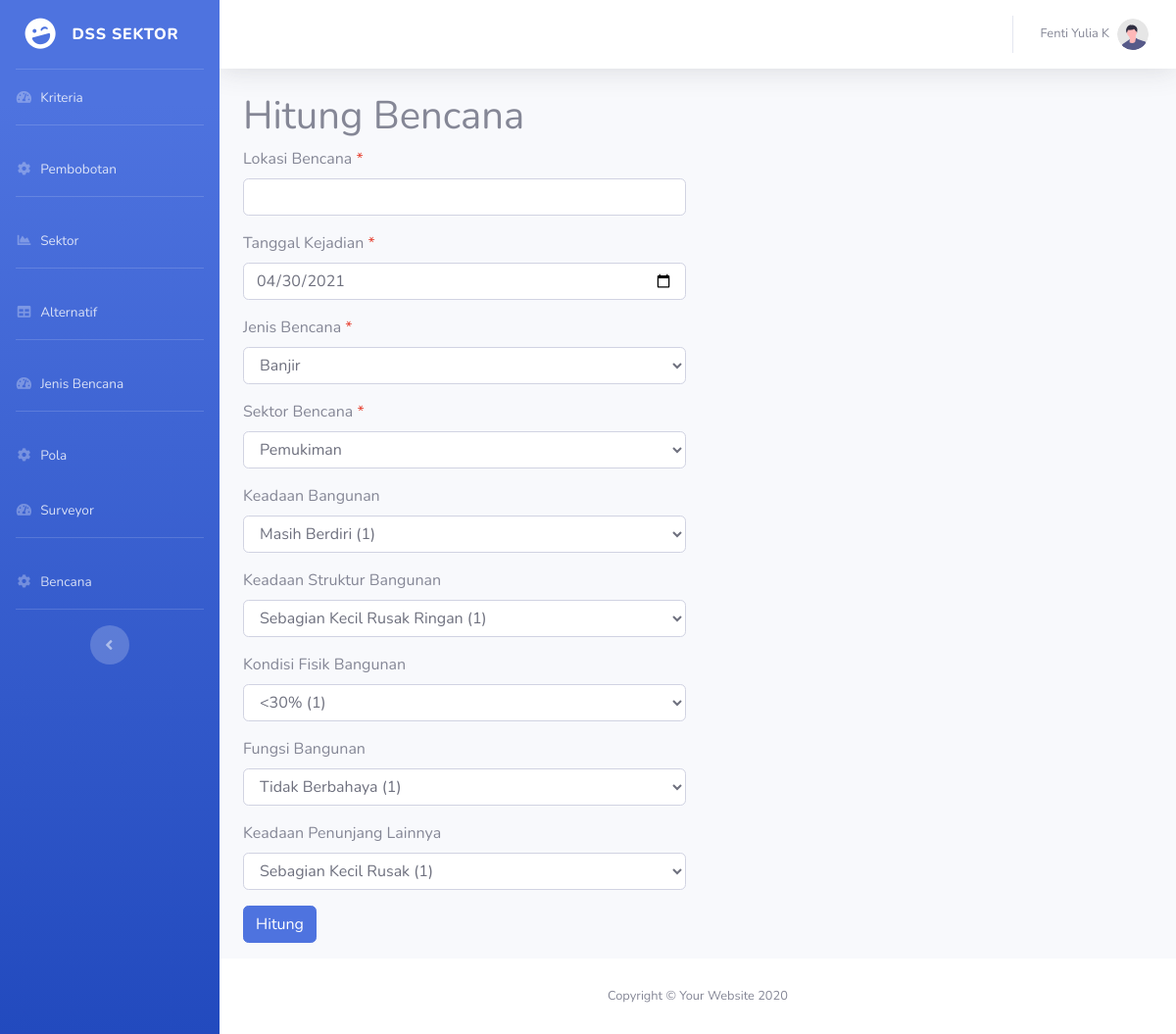
The app's page /?m=hitung with its own data.
### tables this page shows
CREATE TABLE `tb_kriteria` (
  `id_kriteria` int(11) NOT NULL,
  `kode_kriteria` varchar(16) DEFAULT NULL,
  `nama_kriteria` varchar(255) DEFAULT NULL,
  `nilai_kriteria` int(11) DEFAULT NULL,
  `bb` int(11) DEFAULT NULL,
  `ba` int(11) DEFAULT NULL
);

### config.php (called while the page is built)
<?php
$config["server"] = 'localhost';
$config["username"] = 'root';
$config["password"] = '';
$config["database_name"] = 'nn_topsis';

### includes/db.php (called while the page is built, shortened)
<?php
class DB
{
    var $conn = null;
    public function __construct($host, $username, $passwd, $dbname)
    {
        $this->conn = mysqli_connect($host, $username, $passwd, $dbname);
    }
    public function query($sql)
    {
        $query = mysqli_query($this->conn, $sql) or die('<pre>Error mysqli_query: ' . mysqli_error($this->conn) . '<br />' . $sql . '</pre>');
        return $query;
    }
    public function get_results($sql)
    {
        $query = $this->query($sql);
        $arr = array();
        while ($row = mysqli_fetch_object($query)) {
            $arr[] = $row;
        }
        return $arr;
    }
}

### functions.php (the view, shortened to what this page needs)
<?php
include 'config.php';
include 'includes/db.php';
$db = new DB($config['server'], $config['username'], $config['password'], $config['database_name']);
$rows = $db->get_results("SELECT * FROM tb_jenis ORDER BY id_jenis");
foreach ($rows as $row) {
    $JENIS[$row->id_jenis] = $row->nama_jenis;
}
$rows = $db->get_results("SELECT * FROM tb_sektor ORDER BY id_sektor");
foreach ($rows as $row) {
    $SEKTOR[$row->id_sektor] = $row->nama_sektor;
}
$rows = $db->get_results("SELECT * FROM tb_crips ORDER BY id_kriteria, nilai");
$CRIPS = array();
foreach ($rows as $row) {
    $CRIPS[$row->id_crips] = $row;
}
$rows = $db->get_results("SELECT * FROM tb_kriteria ORDER BY kode_kriteria");
$KRITERIA = array();
foreach ($rows as $row) {
    $KRITERIA[$row->id_kriteria] = $row;
}
function get_jenis_option($selected)
{
    global $JENIS;
    $a = '';
    foreach ($JENIS as $key => $val) {
        if ($key == $selected)
            $a .= "<option value='$key' selected>$val</option>";
        else
            $a .= "<option value='$key'>$val</option>";
    }
    return $a;
}
function get_sektor_option($selected)
{
    global $SEKTOR;
    $a = '';
    foreach ($SEKTOR as $key => $val) {
        if ($key == $selected)
            $a .= "<option value='$key' selected>$val</option>";
        else
            $a .= "<option value='$key'>$val</option>";
    }
    return $a;
}
function get_crips_option($id_kriteria, $selected = 0)
{
    global $CRIPS;
    $a = '';
    foreach ($CRIPS as $key => $val) {
        if ($val->id_kriteria == $id_kriteria) {
            if ($val->id_crips == $selected)
                $a .= "<option value='$val->id_crips' selected>$val->nama_crips ($val->nilai)</option>";
            else
                $a .= "<option value='$val->id_crips'>$val->nama_crips ($val->nilai)</option>";
        }
    }
    return $a;
}
function set_value($key = null, $default = null)
{
    return $default;
}

### hitung_form.php (shortened to what this page needs)
<form method="post">
    <div class=" row">
        <div class="col-sm-6">
            <div class="form-group">
                <label>Lokasi Bencana <span class="text-danger">*</span></label>
                <input class="form-control" type="text" name="lokasi" value="<?= set_value('lokasi') ?>" id="lokasi" />
            </div>
            <div class="form-group">
                <label>Tanggal Kejadian <span class="text-danger">*</span></label>
                <input class="form-control" type="date" name="tanggal" value="<?= set_value('tanggal', date('Y-m-d')) ?>" />
            </div>
            <div class="form-group">
                <label>Jenis Bencana <span class="text-danger">*</span></label>
                <select class="form-control" name="id_jenis">
                    <?= get_jenis_option(set_value('id_jenis')) ?>
                </select>
            </div>
            <div class="form-group">
                <label>Sektor Bencana <span class="text-danger">*</span></label>
                <select class="form-control" name="id_sektor">
                    <?= get_sektor_option(set_value('id_sektor')) ?>
                </select>
            </div>
            <?php foreach ($KRITERIA as $key => $val) : ?>
                <div class="form-group">
                    <label><?= $val->nama_kriteria ?></label>
                    <select class="form-control" name="nilai[<?= $key ?>]">
                        <?= get_crips_option($key, $_POST['nilai'][$key]) ?>
                    </select>
                </div>
            <?php endforeach ?>
            <div class="form-group">
                <button class="btn btn-primary"><span class="glyphicon glyphicon-search"></span> Hitung</button>
            </div>
        </div>
    </div>
</form>

### records on screen
tb_kriteria: nama_kriteria "Keadaan Bangunan"
tb_kriteria: nama_kriteria "Keadaan Struktur Bangunan"
tb_kriteria: nama_kriteria "Kondisi Fisik Bangunan"
tb_kriteria: nama_kriteria "Fungsi Bangunan"
tb_kriteria: nama_kriteria "Keadaan Penunjang Lainnya"

### other values on screen
form field id_jenis "Banjir"
form field id_sektor "Pemukiman"
form field value "Masih Berdiri (1)"
form field value "Sebagian Kecil Rusak Ringan (1)"
form field value "<30% (1)"
form field value "Tidak Berbahaya (1)"
form field value "Sebagian Kecil Rusak (1)"
